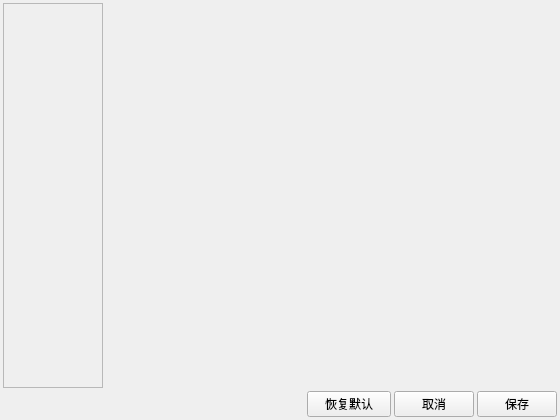
<?xml version="1.0" encoding="UTF-8"?>
<ui version="4.0">
 <class>QScriptSetting</class>
 <widget class="QWidget" name="QScriptSetting">
  <property name="geometry">
   <rect>
    <x>0</x>
    <y>0</y>
    <width>560</width>
    <height>420</height>
   </rect>
  </property>
  <property name="windowTitle">
   <string>设置</string>
  </property>
  <layout class="QVBoxLayout" name="rootLayout">
   <property name="spacing">
    <number>3</number>
   </property>
   <property name="leftMargin">
    <number>3</number>
   </property>
   <property name="topMargin">
    <number>3</number>
   </property>
   <property name="rightMargin">
    <number>3</number>
   </property>
   <property name="bottomMargin">
    <number>3</number>
   </property>
   <item>
    <layout class="QHBoxLayout" name="horizontalLayout">
     <property name="spacing">
      <number>3</number>
     </property>
     <item>
      <widget class="QScrollArea" name="scrollArea">
       <property name="maximumSize">
        <size>
         <width>100</width>
         <height>16777215</height>
        </size>
       </property>
       <property name="widgetResizable">
        <bool>true</bool>
       </property>
       <widget class="QWidget" name="scrollAreaWidgetContents">
        <property name="geometry">
         <rect>
          <x>0</x>
          <y>0</y>
          <width>98</width>
          <height>380</height>
         </rect>
        </property>
       </widget>
      </widget>
     </item>
     <item>
      <widget class="QStackedWidget" name="stackedWidget">
       <widget class="QWidget" name="page"/>
       <widget class="QWidget" name="page_2"/>
      </widget>
     </item>
    </layout>
   </item>
   <item>
    <layout class="QHBoxLayout" name="buttonRow">
     <item>
      <spacer name="spacer">
       <property name="orientation">
        <enum>Qt::Horizontal</enum>
       </property>
       <property name="sizeHint" stdset="0">
        <size>
         <width>40</width>
         <height>20</height>
        </size>
       </property>
      </spacer>
     </item>
     <item>
      <widget class="QPushButton" name="btnReset">
       <property name="minimumSize">
        <size>
         <width>84</width>
         <height>24</height>
        </size>
       </property>
       <property name="text">
        <string>恢复默认</string>
       </property>
      </widget>
     </item>
     <item>
      <widget class="QPushButton" name="btnCancel">
       <property name="minimumSize">
        <size>
         <width>64</width>
         <height>24</height>
        </size>
       </property>
       <property name="text">
        <string>取消</string>
       </property>
      </widget>
     </item>
     <item>
      <widget class="QPushButton" name="btnSave">
       <property name="minimumSize">
        <size>
         <width>64</width>
         <height>24</height>
        </size>
       </property>
       <property name="text">
        <string>保存</string>
       </property>
      </widget>
     </item>
    </layout>
   </item>
  </layout>
 </widget>
 <resources/>
 <connections/>
</ui>
